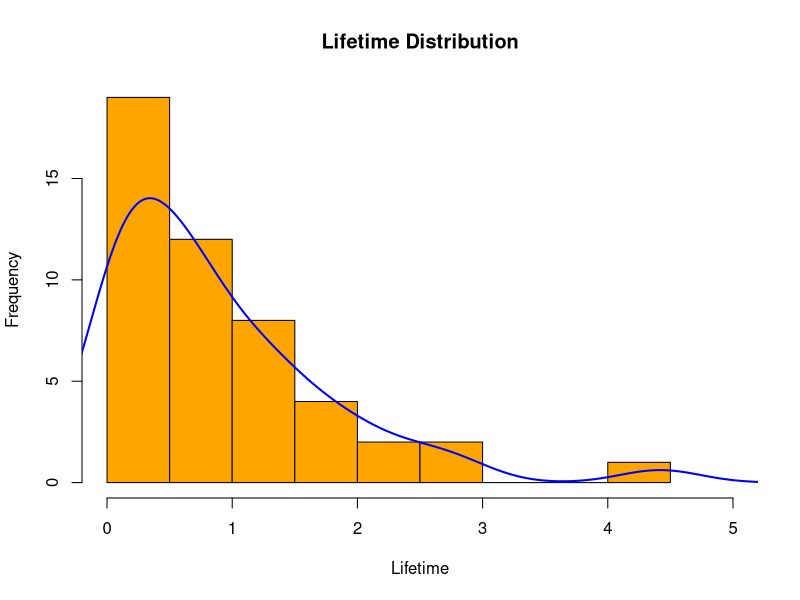
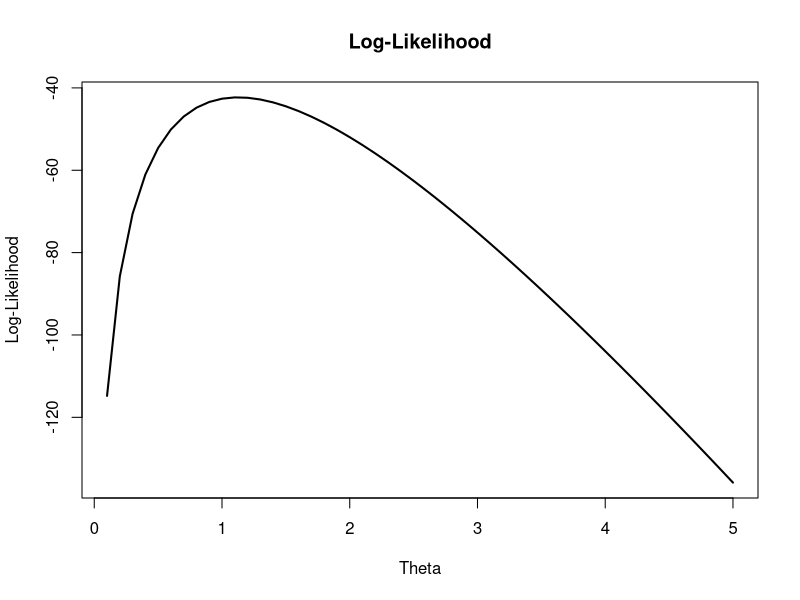
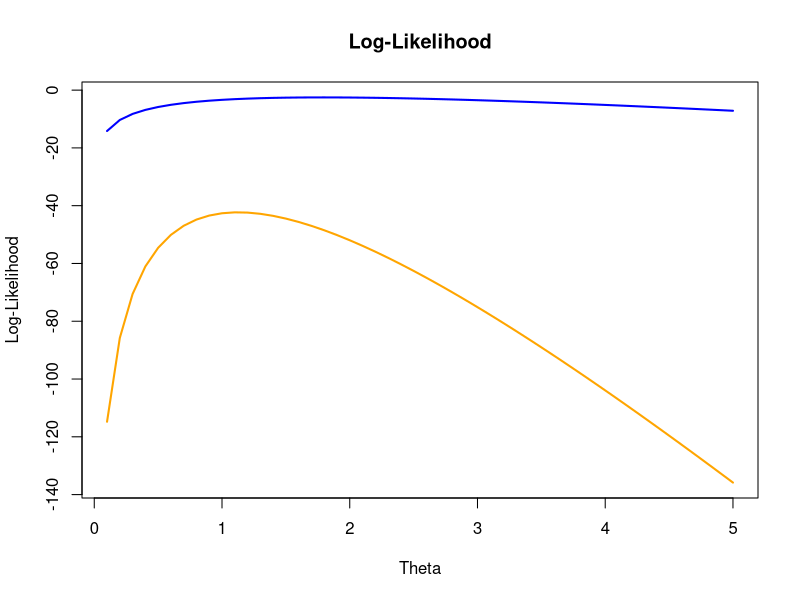
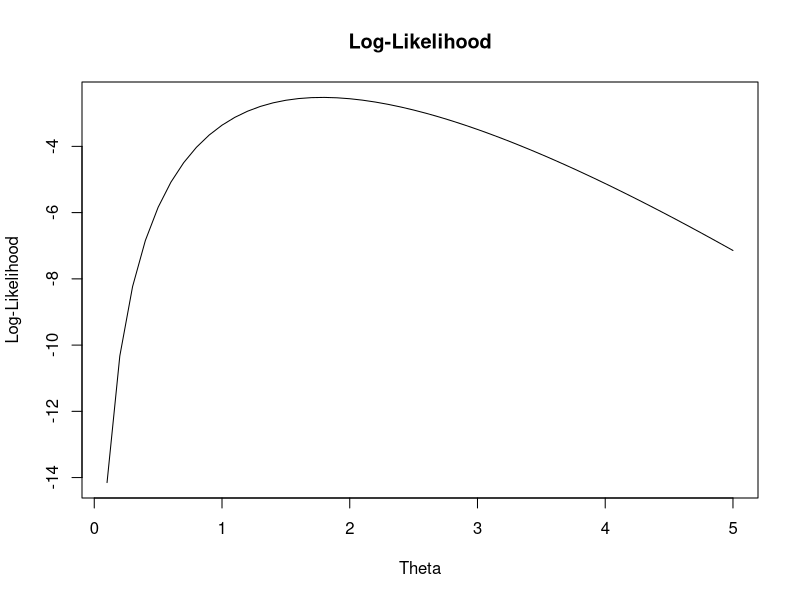
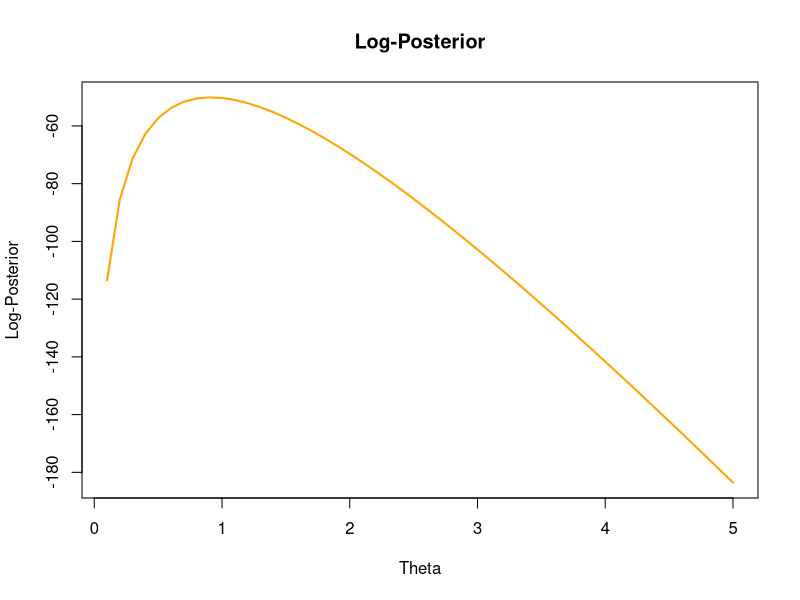
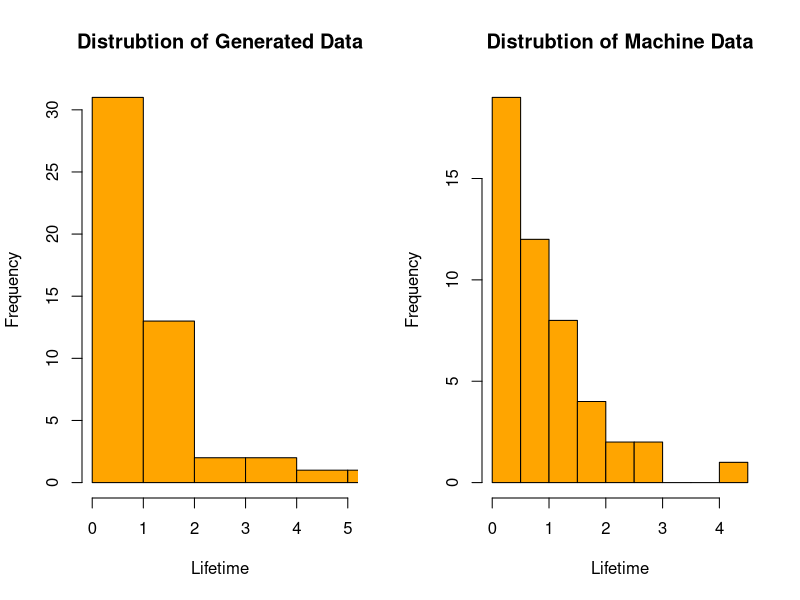

These charts were generated, in order, by the following R code:
## 1
## ---- assign2-init
data <- read.csv("../data/machines.csv", sep=",", header=TRUE)
data$Length <- as.numeric(data$Length)
## ---- end-of-assign2-init

## 2
## ---- assign2-2-init
length_histogram <- hist(data$Length, plot=FALSE)
multiplier <- length_histogram$counts / length_histogram$density
multiplier <- max(multiplier[which(!is.nan(multiplier))])
length_density <- density(data$Length)
length_density$y <- length_density$y * multiplier

log_likelihood <- function(x, theta) {
    log(theta * exp(-theta * x))
}

thetas <- seq(0.1, 5, by=0.1)

log_likelihoods <- sapply(thetas, function(x) {
    sum(log_likelihood(x=data$Length, theta=x))
})

best_theta <- thetas[which.max(log_likelihoods)]
## ---- end-of-assign2-2-init

## ---- assign2-2-plot-distribution
plot(length_histogram, col="orange", main="Lifetime Distribution",
     xlab="Lifetime", ylab="Frequency", xlim=c(0, 5))
lines(length_density, col="blue", lwd=2)
## ---- end-of-assign2-2-plot-distribution

## ---- assign2-2-plot-likelihoods
plot(thetas, log_likelihoods, main="Log-Likelihood",
     xlab="Theta", ylab="Log-Likelihood", type="l", lwd=2)
## ---- end-of-assign2-2-plot-likelihoods

## 3
## ---- assign2-3-init
log_likelihoods_6 <- sapply(thetas, function(x) {
    sum(log_likelihood(x=data$Length[1:6], theta=x))
})

ylim <- c(min(min(log_likelihoods), min(log_likelihoods_6)),
          max(max(log_likelihoods), max(log_likelihoods_6)))
## ---- end-ofassign2-3-init

## ---- assign2-3-plot-likelihoods
plot(thetas, log_likelihoods, col="orange",
     main="Log-Likelihood", xlab="Theta", ylab="Log-Likelihood",
     type="l", ylim=ylim, lwd=2)
lines(thetas, log_likelihoods_6, col="blue", lwd=2)
## ---- end-of-assign2-3-plot-likelihoods

## ---- assign2-3-plot-likelihoods-6
plot(thetas, log_likelihoods_6, type="l", main="Log-Likelihood", xlab="Theta", ylab="Log-Likelihood")
## ---- end-of-assign2-3-plot-likelihoods-6

## 4
## ---- assign2-4-init
prior <- function(theta, lambda=10) {
    lambda * exp(-lambda * theta)
}

log_posteriors <- sapply(1:length(thetas), function(i) {
    log_likelihoods[i] + log(prior(thetas[i]))
})
## ---- end-of-assign2-4-init

## ---- assign2-4-plot-posteriors
plot(thetas, log_posteriors, col="orange",
     main="Log-Posterior", xlab="Theta", ylab="Log-Posterior",
     type="l", lwd=2)
## ---- end-of-assign2-4-plot-posteriors

## 5
## ---- assign2-5-init
set.seed(12345)
new_data <- rexp(50, best_theta)
## ---- end-of-assign2-5-init

## ---- assign2-5-plot-distribution
par(mfrow=c(1, 2))
hist(new_data, main="Distrubtion of Generated Data",
     xlab="Lifetime", ylab="Frequency", xlim=c(0, 5), col="orange")
hist(data$Length, main="Distrubtion of Machine Data",
     xlab="Lifetime", ylab="Frequency", col="orange")
## ---- end-of-assign2-5-plot-distribution
